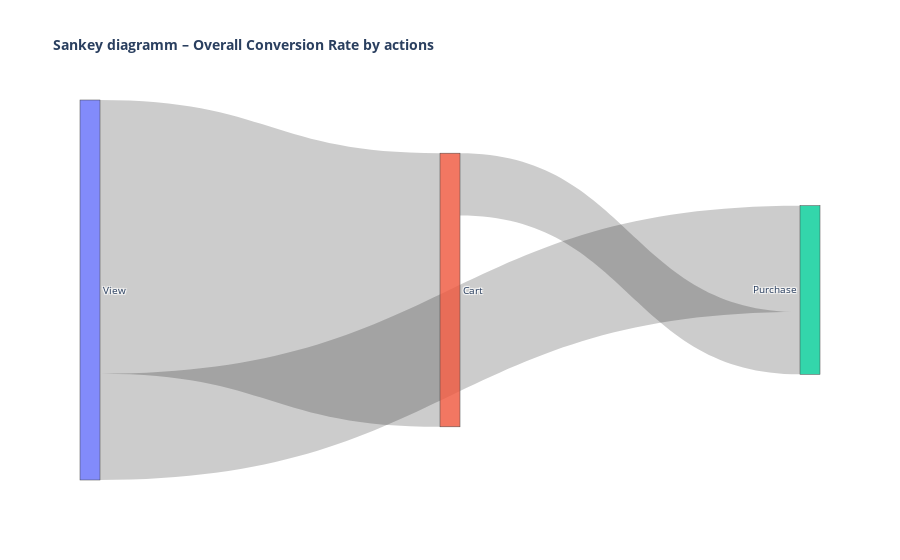

The code cell stored with this chart in its notebook:
### Markdown cell above
#### Visualization – Overall CR by actions (Sankey diagramm)

### Code cell
# Sankey diagramm
fig = go.Figure(data=[go.Sankey(
    node=dict(
        pad=15,
        thickness=20,
        label= ['View', 'Cart', 'Purchase']),
    link=dict(
        source = [0, 0, 1],  
        target = [1, 2, 2],  # индексы узлов назначений
        value = [value[1] for i, value in cr.query('type == "actions"').iloc[:, :-1].items()],
    )
)])

fig.update_layout(title_text="<b>  Sankey diagramm – Overall Conversion Rate by actions" ,
                  font_size=10)
fig.show()

### Figure 1 — Plotly figure (JSON) as saved in the notebook; plotly's stock layout.template omitted (floating-point values rounded to 4 significant figures)
{"data": [{"link": {"source": [0, 0, 1], "target": [1, 2, 2], "value": [58.54, 22.75, 13.32]}, "node": {"label": ["View", "Cart", "Purchase"], "pad": 15, "thickness": 20}, "type": "sankey"}], "layout": {"font": {"size": 10}, "title": {"text": "<b>  Sankey diagramm – Overall Conversion Rate by actions"}}}
